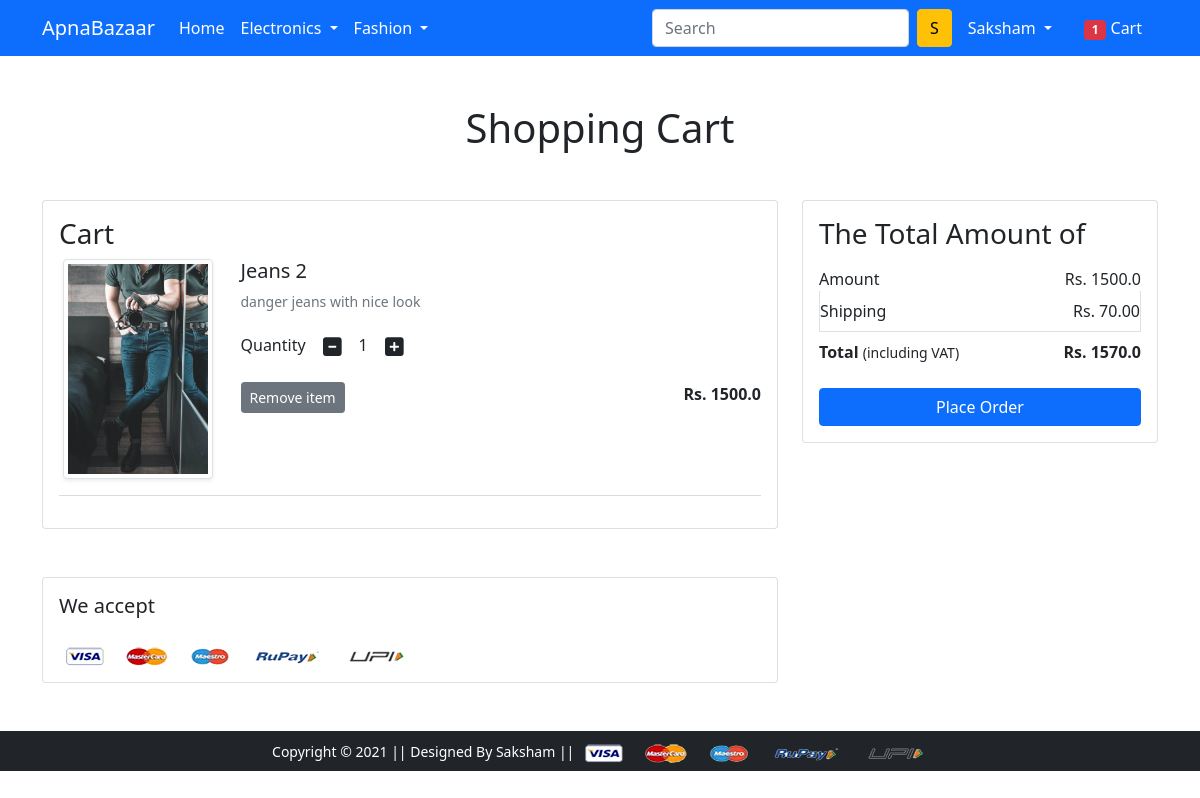
Page /cart/ (signed in) on the committed database.
### app/models.py (models this page shows, shortened)
class Cart(models.Model):
    user = models.ForeignKey(User, on_delete=models.CASCADE)
    product = models.ForeignKey(Product, on_delete=models.CASCADE)
    quantity = models.PositiveIntegerField(default=1)

class Product(models.Model):
    title = models.CharField(max_length=100)
    selling_price = models.FloatField()
    discounted_price = models.FloatField()
    description = models.TextField()
    brand = models.CharField(max_length=100)
    category = models.CharField(choices=CATEGORY_CHOICES, max_length=2)
    product_image = models.ImageField(upload_to='productimg')

### app/views.py (the view)
# urls.py: path('cart/', views.show_cart, name='showcart'),
@login_required
def show_cart(request):
    if request.user.is_authenticated:
        user = request.user
        cart = Cart.objects.filter(user=user)
        shipping_amount = 70.0
        amount = 0.0
        total_amount = 0.0
        for pro in cart:
            amount+=(pro.quantity * pro.product.discounted_price)
        total_amount = amount+shipping_amount
        if amount==0:
            return render(request, 'app/emptycart.html')
        totalitem=len(Cart.objects.filter(user=request.user))
        return render(request, 'app/addtocart.html', {'carts':cart, 'totam':total_amount, 'amount':amount,'totalitem':totalitem})

### app/templates/app/addtocart.html (shortened to what this page needs)
{% extends 'app/base.html' %}
{% load static %}
{% block main-content %}
<div class="container my-5">
 <div class="row">
  <h1 class="text-center mb-5">Shopping Cart</h1>
  <div class="col-sm-8">
  <div class="card">
   <div class="card-body">
    <h3>Cart</h3>
    {% for cart in carts %}
    <div class="row">
      <div class="col-sm-3 text-center align-self-center">
        <a href="{% url 'product-detail' cart.product.id %}"><img src="{{cart.product.product_image.url}}" alt="" srcset="" class="img-fluid img-thumbnail shadow-sm" height="150" width="150">
        </a>
        </div>
      <div class="col-sm-9">
       <div>
        <h5>{{cart.product.title}}</h5>
        <p class="mb-2 text-muted small">{{cart.product.description}}</p>
        <div class="my-3">
         <label for="quantity">Quantity</label>
         <a class="minus-cart btn" pid="{{cart.product.id}}"><i class="fas fa-minus-square fa-lg"></i></a>
           <span id="quantity">{{cart.quantity}}</span>
         <a class="plus-cart btn" pid="{{cart.product.id}}"><i class="fas fa-plus-square fa-lg"></i></a>
        </div>
        <div class="d-flex justify-content-between">
         <a href="#" class="btn btn-sm btn-secondary mr-3 remove-cart" pid="{{cart.product.id}}">Remove item </a>
         <p class="mb-0"><span><strong>Rs. {{cart.product.discounted_price}}</strong></span></p>
        </div>
       </div>
      </div>
     </div>
     <hr class="text-muted">
    {% endfor %}
   </div>
   </div>
  </div>
  <div class="col-sm-4">
   <div class="card">
    <div class="card-body">
      <h3>The Total Amount of</h3>
      <ul class="list-group">
       <li class="list-group-item d-flex justify-content-between align-items-center border-0 px-0 pb-0">Amount<span id="amount">Rs. {{amount}}</span></li>
       <li class="list-group-item d-flex justify-content-between align-items-center px-0">Shipping<span>Rs. 70.00</span></li>
       <li class="list-group-item d-flex justify-content-between align-items-center border-0 px-0 mb-3">
        <div>
           <strong>Total</strong> <small>(including VAT)</small>
         </div>
         <span><strong id="total_amount">Rs. {{totam}}</strong></span>
       </li>
      </ul>
      <div class="d-grid"><a href="{% url 'checkout' %}" class="btn btn-primary">Place Order</a></div>
    </div>
   </div>
  </div>
 </div>
</div>
<div class="container">
 <div class="row">
  <div class="col-sm-8">
   <div class="card">
    <div class="card-body">
      <h5 class="mb-4">We accept</h5>
      <img src="{% static 'app/images/payment.png' %}" alt="" class="img-fluid">
    </div>
  </div>
  </div>
 </div>
</div>
{% endblock main-content %}

### app/templates/app/base.html (shortened to what this page needs)
<!doctype html>
{% load static %}
<html lang="en">
  <head>
    <link href="https://cdn.jsdelivr.net/npm/bootstrap@5.0.0-beta1/dist/css/bootstrap.min.css" rel="stylesheet">
    <link rel="stylesheet" href="{% static 'app/css/owl.carousel.min.css' %}">
    <link rel="stylesheet" href="{% static 'app/css/all.min.css' %}">
    <link rel="stylesheet" href="{% static 'app/css/style.css' %}">
  </head>
  <body>
    <nav class="navbar navbar-expand-lg navbar-dark bg-primary">
     <div class="container">
       <a class="navbar-brand" href="/">ApnaBazaar</a>
       <div class="collapse navbar-collapse" id="navbarSupportedContent">
         <ul class="navbar-nav me-auto mb-2 mb-lg-0">
           <li class="nav-item">
             <a class="nav-link active" aria-current="page" href="/">Home</a>
           </li>
           <li class="nav-item dropdown">
             <a class="nav-link dropdown-toggle text-white" href="#" id="electronicsDropdown" role="button" data-bs-toggle="dropdown" aria-expanded="false">
               Electronics
             </a>
           </li>
           <li class="nav-item dropdown">
             <a class="nav-link dropdown-toggle text-white" href="#" id="fashionDropdown" role="button" data-bs-toggle="dropdown" aria-expanded="false">
               Fashion
             </a>
           </li>
         </ul>
         <form class="d-flex">
           <input class="form-control me-2" type="search" placeholder="Search" aria-label="Search">
           <button class="btn btn-warning" type="submit">S</button>
         </form>
         <div>
          <ul class="navbar-nav me-auto mb-2 mb-lg-0">
            {% if request.user.is_authenticated %}
           <li class="nav-item dropdown mx-2">
              <a class="nav-link dropdown-toggle text-white" href="#" id="profileDropdown" role="button" data-bs-toggle="dropdown" aria-expanded="false">
                <span class='text-capitalize'>{{request.user}}</span>
              </a>
            </li>
            <li class="nav-item mx-2">
             <a href="{% url 'showcart' %}" class="nav-link text-white"><span class="badge bg-danger">{{totalitem}}</span> Cart </a>
            </li>
            {% endif %}
          </ul>
         </div>
       </div>
     </div>
    </nav>
    {% block main-content %} {% endblock main-content %}
    <footer class="container-fluid bg-dark text-center p-2 mt-5">
        <small class="text-white">Copyright &copy; 2021 || Designed By Saksham || </small>
        <img src="{% static 'app/images/payment.png' %}" alt="" srcset="" class="img-fluid" height="2px">
    </footer>
  </body>
</html>

### rows in the picture
Cart: product.product_image (picture), product "Jeans 2", product.description "danger jeans with nice look", quantity "1", product.discounted_price "1500.0"

### other values in the picture
{{ request.user }} "Saksham"
{{ totalitem }} "1"
{{ amount }} "1500.0"
{{ totam }} "1570.0"
